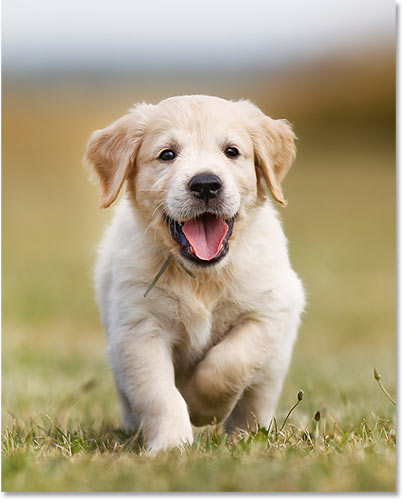
#> input picture group 413/lab2/Sofiia Oleskevych/dog.jpg, 406 x 503 px
$ jupyter execute lab2.ipynb
#> lines starting #> are read from the running program, lines starting #| are printed output that depends on the picture
Олескевич Софія КН-413

Варіант 8 BRISK

Вибрати з інтернету набори зображень з різною контрастністю і різним флуктуаціями
освітленості. Для кожного зображення побудувати варіант спотвореного (видозміненого
зображення). Для кожної отриманої пари побудувати дескриптор і проаналізувати
можливість суміщення цих зображень і з визначення параметрів геметричних перетворень
(кут повороту, зміщень в напрямку х і напрямку y).

[cell 1]
import cv2 as cv
import matplotlib.pyplot as plt
from scipy.spatial.distance import hamming

[cell 2]
def brisk_descriptor(img1, img2):
    image1 = cv.cvtColor(img1, cv.COLOR_BGR2GRAY)
    image2 = cv.cvtColor(img2, cv.COLOR_BGR2GRAY)

    BRISK = cv.BRISK_create()
    keypoints1, descriptors1 = BRISK.detectAndCompute(image1, None)
    keypoints2, descriptors2 = BRISK.detectAndCompute(image2, None)

    print('Number of keypoints Detected on distorted image:', len(keypoints2), "\n")
    return keypoints1, descriptors1, keypoints2, descriptors2

[cell 3]
def brute_force_matcher(keypoints1, descriptors1, keypoints2, descriptors2):
    BFMatcher = cv.BFMatcher(normType = cv.NORM_HAMMING, crossCheck = True)
    matches = BFMatcher.match(queryDescriptors = descriptors1, trainDescriptors = descriptors2)

    matches = sorted(matches, key = lambda x: x.distance)
    return matches

[cell 4]
def own_matcher(keypoints1, descriptors1, keypoints2, descriptors2):
    matches = []
    for i, k1 in enumerate(descriptors1):
        for j, k2 in enumerate(descriptors2):
            matches.append(cv.DMatch(_distance = hamming(k1, k2) * len(k1), _imgIdx=0, _queryIdx=i, _trainIdx = j))

    matches = sorted(matches, key=lambda x: x.distance)
    return matches

[cell 5]
original_image = cv.cvtColor(cv.imread('dog.jpg'), cv.COLOR_BGR2RGB)
distorted_image = cv.cvtColor(cv.imread('dog_2.jpg'), cv.COLOR_BGR2RGB)
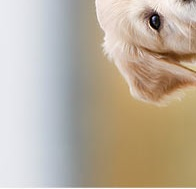
#> input picture group 413/lab2/Sofiia Oleskevych/dog_2.jpg, 196 x 189 px

[cell 6]
keypoints1, descriptors1, keypoints2, descriptors2 = brisk_descriptor(original_image, distorted_image)
#> in brisk_descriptor, `image1 = cv.cvtColor(img1, cv.COLOR_BGR2GRAY)`:
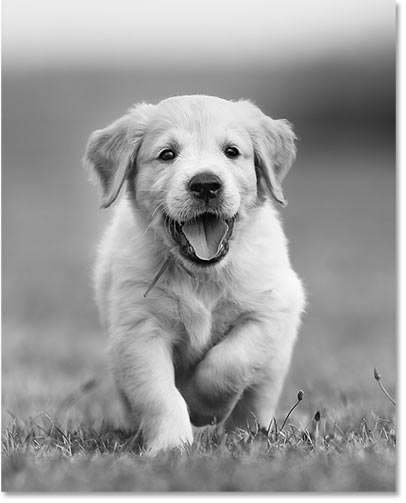
#> image1: shape (503, 406); min 0, max 255, mean 156.4
#> in brisk_descriptor, `image2 = cv.cvtColor(img2, cv.COLOR_BGR2GRAY)`:
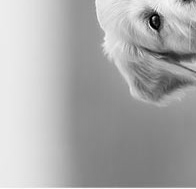
#> image2: shape (189, 196); min 1, max 255, mean 171.5
#> in brisk_descriptor, `keypoints1, descriptors1 = BRISK.detectAndCompute(image1, None)`: keypoints1 = 986 keypoints; strongest (x, y, size): (230, 151, 51.6), (236, 152, 28.7), (171, 153, 12.2), (206, 176, 72)
#> in brisk_descriptor, `keypoints2, descriptors2 = BRISK.detectAndCompute(image2, None)`: keypoints2 = 37 keypoints; strongest (x, y, size): (150, 24, 11.4), (148, 23, 12.2), (153, 22, 11.7), (148, 21, 8.7)
#| Number of keypoints Detected on distorted image: 37

[cell 7]
keypoints1, descriptors1, keypoints2, descriptors2 = brisk_descriptor(original_image, distorted_image)
#| Number of keypoints Detected on distorted image: 37

[cell 8]
def draw_matches(matches, keypoints1, descriptors1, keypoints2, descriptors2, image1, image2):
    output = cv.drawMatches(img1=image1,
                            keypoints1=keypoints1,
                            img2=image2,
                            keypoints2=keypoints2,
                            matches1to2=matches[:15],
                            outImg=None,
                            flags=cv.DrawMatchesFlags_NOT_DRAW_SINGLE_POINTS)
    plt.figure(figsize=(20,20))
    plt.imshow(output)
    plt.show()

[cell 9]
matches1 = brute_force_matcher(keypoints1, descriptors1, keypoints2, descriptors2)
#> in brute_force_matcher, `matches = BFMatcher.match(queryDescriptors = descriptors1, trainDescri..`: matches = 31 matches
#> matches1 = 31 matches
draw_matches(matches1, keypoints1, descriptors1, keypoints2, descriptors2, original_image, distorted_image)
#> in draw_matches, `output = cv.drawMatches(img1=image1, keypoints1=keypoints1, img2=image..`:
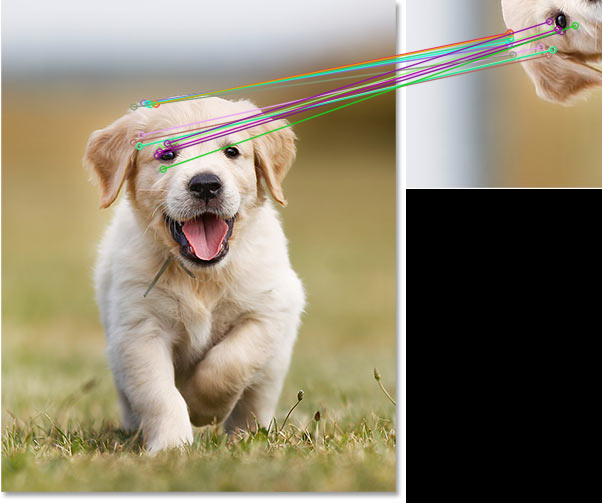
#> output: shape (503, 602, 3); mean R, G, B 140.9, 131.5, 109.3

[cell 10]
matches2 = own_matcher(keypoints1, descriptors1, keypoints2, descriptors2)
#> after the loop in own_matcher, `for i, k1 in enumerate(descriptors1):`: matches = 36482 matches
#> matches2 = 36482 matches
draw_matches(matches2, keypoints1, descriptors1, keypoints2, descriptors2, original_image, distorted_image)
#> in draw_matches (call 2), `output = cv.drawMatches(img1=image1, keypoints1=keypoints1, img2=image..`:
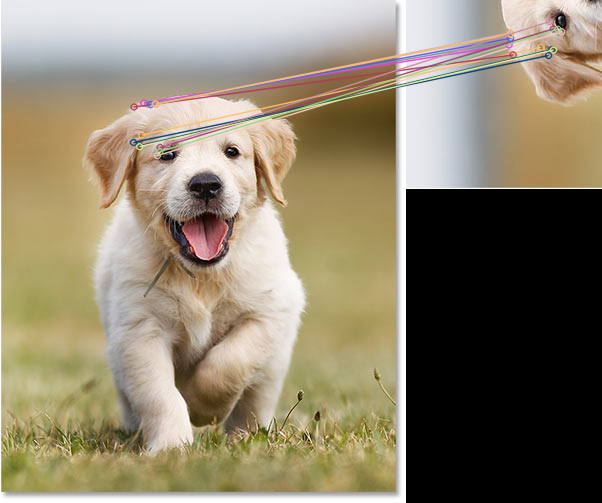
#> output: shape (503, 602, 3); mean R, G, B 142, 131.5, 109.5

[cell 11]
original_image = cv.cvtColor(cv.imread('attractive.jpg'), cv.COLOR_BGR2RGB)
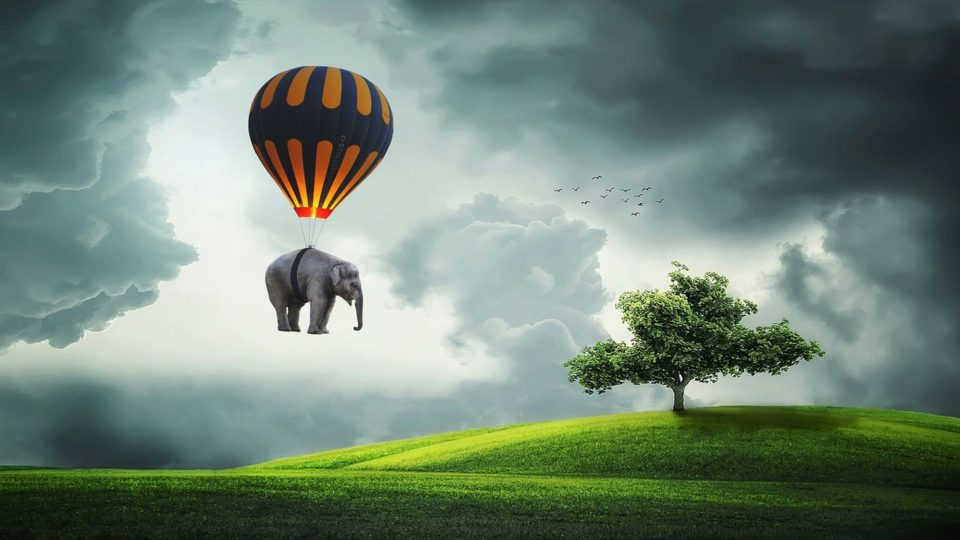
#> input picture group 413/lab2/Sofiia Oleskevych/attractive.jpg, 960 x 540 px
#> original_image: shape (540, 960, 3)
distorted_image = cv.cvtColor(cv.imread('tree.png'), cv.COLOR_BGR2RGB)
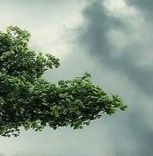
#> input picture group 413/lab2/Sofiia Oleskevych/tree.png, 153 x 156 px
#> distorted_image: shape (156, 153, 3)

[cell 12]
keypoints1, descriptors1, keypoints2, descriptors2 = brisk_descriptor(original_image, distorted_image)
#> in brisk_descriptor (call 3), `image1 = cv.cvtColor(img1, cv.COLOR_BGR2GRAY)`:
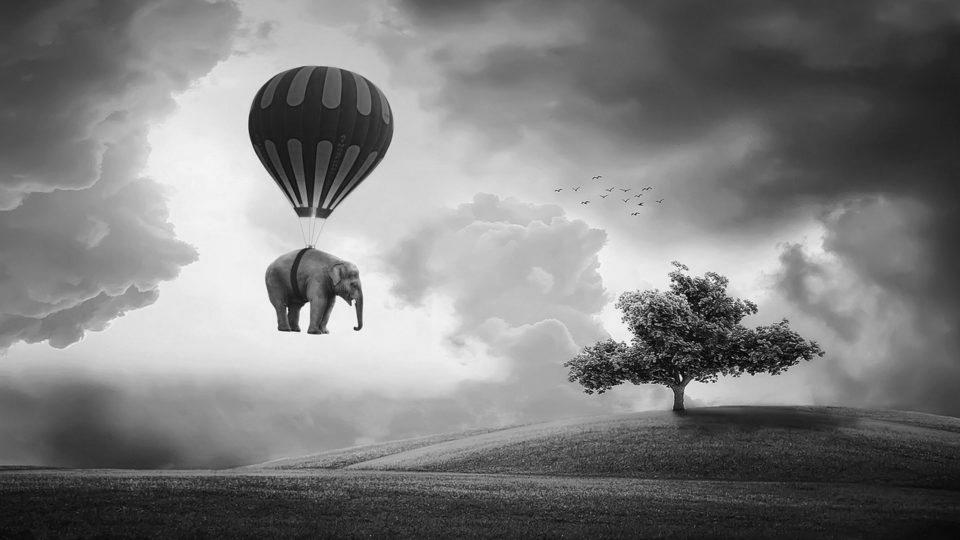
#> image1: shape (540, 960); min 2, max 255, mean 126.2
#> in brisk_descriptor (call 3), `image2 = cv.cvtColor(img2, cv.COLOR_BGR2GRAY)`:
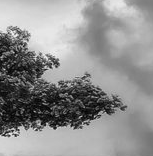
#> image2: shape (156, 153); min 2, max 251, mean 143.7
#> in brisk_descriptor (call 3), `keypoints1, descriptors1 = BRISK.detectAndCompute(image1, None)`: keypoints1 = 2011 keypoints; strongest (x, y, size): (355, 328, 13.7), (338, 299, 29.7), (356, 329, 18), (338, 300, 38.9)
#> in brisk_descriptor (call 3), `keypoints2, descriptors2 = BRISK.detectAndCompute(image2, None)`: keypoints2 = 340 keypoints; strongest (x, y, size): (54, 128, 14.8), (34, 111, 11.2), (56, 66, 12.3), (56, 63, 28.6)
#| Number of keypoints Detected on distorted image: 340

[cell 13]
matches1 = brute_force_matcher(keypoints1, descriptors1, keypoints2, descriptors2)
#> in brute_force_matcher (call 2), `matches = BFMatcher.match(queryDescriptors = descriptors1, trainDescri..`: matches = 314 matches
#> matches1 = 314 matches
draw_matches(matches1, keypoints1, descriptors1, keypoints2, descriptors2, original_image, distorted_image)
#> in draw_matches (call 3), `output = cv.drawMatches(img1=image1, keypoints1=keypoints1, img2=image..`:
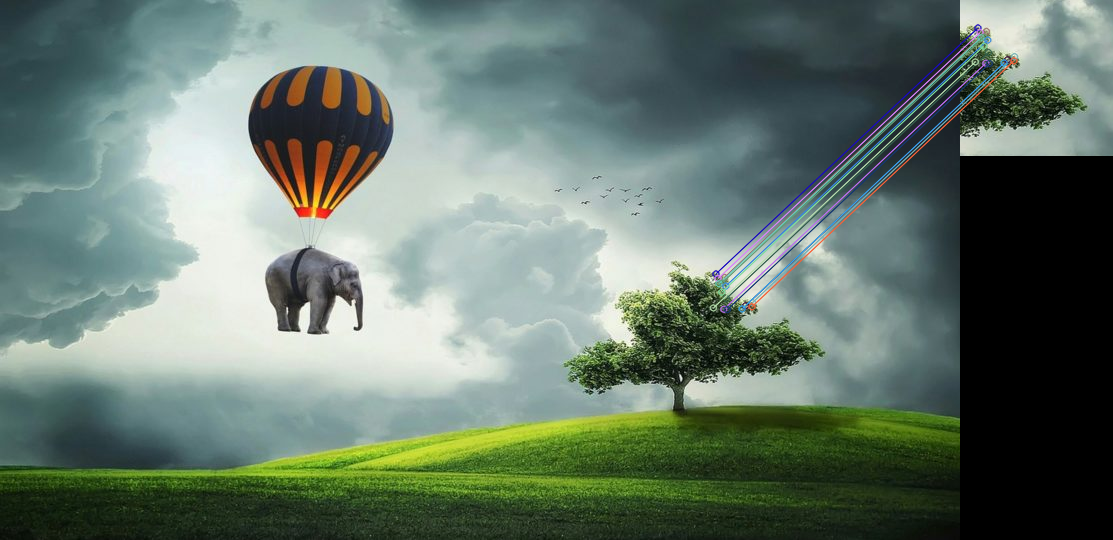
#> output: shape (540, 1113, 3); mean R, G, B 103.2, 120.5, 108.8

[cell 14]
matches2 = own_matcher(keypoints1, descriptors1, keypoints2, descriptors2)
#> after the loop in own_matcher (call 2), `for i, k1 in enumerate(descriptors1):`: matches = 683740 matches
#> matches2 = 683740 matches
draw_matches(matches2, keypoints1, descriptors1, keypoints2, descriptors2, original_image, distorted_image)
